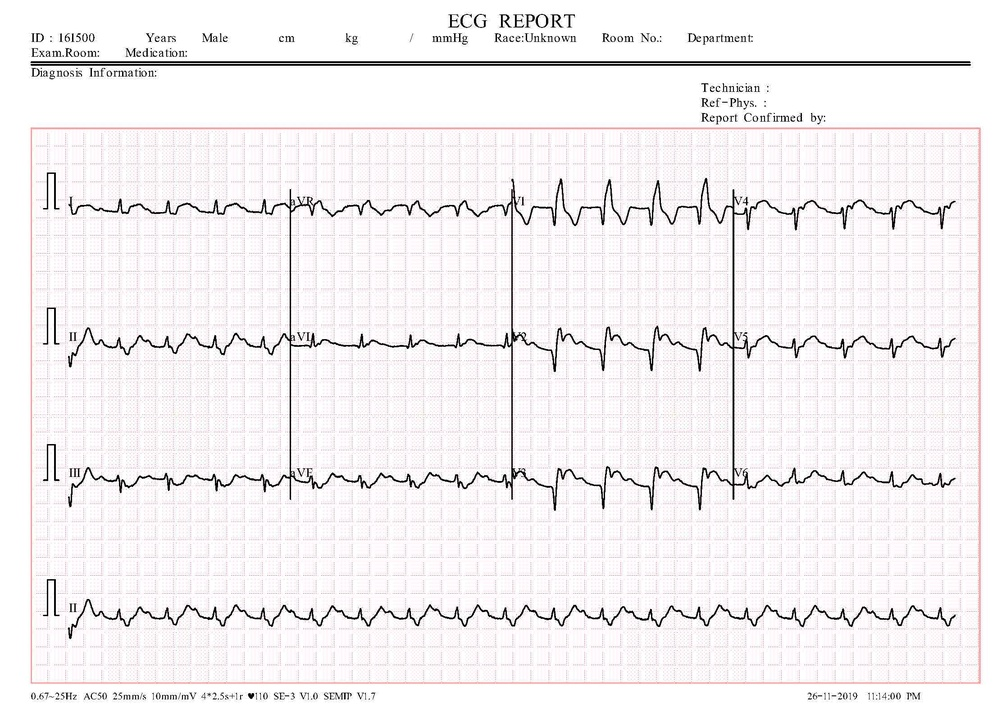
#> input picture data/p1/MI(2).jpg, 997 x 708 px, shrunk from 2213 x 1572 before the run
$ python sign.py
#> lines starting #> are read from the running program, lines starting #| are printed output that depends on the picture; long printed decimals are rounded
import numpy as np
import matplotlib.pyplot as plt
from PIL import Image, ImageEnhance, ImageOps
from scipy.signal import find_peaks

def preprocess_ecg_image(image_path):
    image = Image.open(image_path).convert("L")
    image = ImageEnhance.Contrast(image).enhance(2)
    image = ImageOps.invert(image)
    return np.array(image)

def extract_ecg_signal(image_array):
    return np.mean(image_array, axis=1)

def detect_peaks(ecg_signal, sampling_rate=250):
    peaks, _ = find_peaks(ecg_signal, distance=sampling_rate//2, height=np.mean(ecg_signal))
    rr_intervals = np.diff(peaks) / sampling_rate
    if len(rr_intervals) > 0:
        heart_rate = 60 / np.mean(rr_intervals)
    else:
        heart_rate = 0
    return peaks, rr_intervals, heart_rate

def analyze_ecg(image_path):
    ecg_image = preprocess_ecg_image(image_path)
#> in preprocess_ecg_image, `image = ImageEnhance.Contrast(image).enhance(2)`:
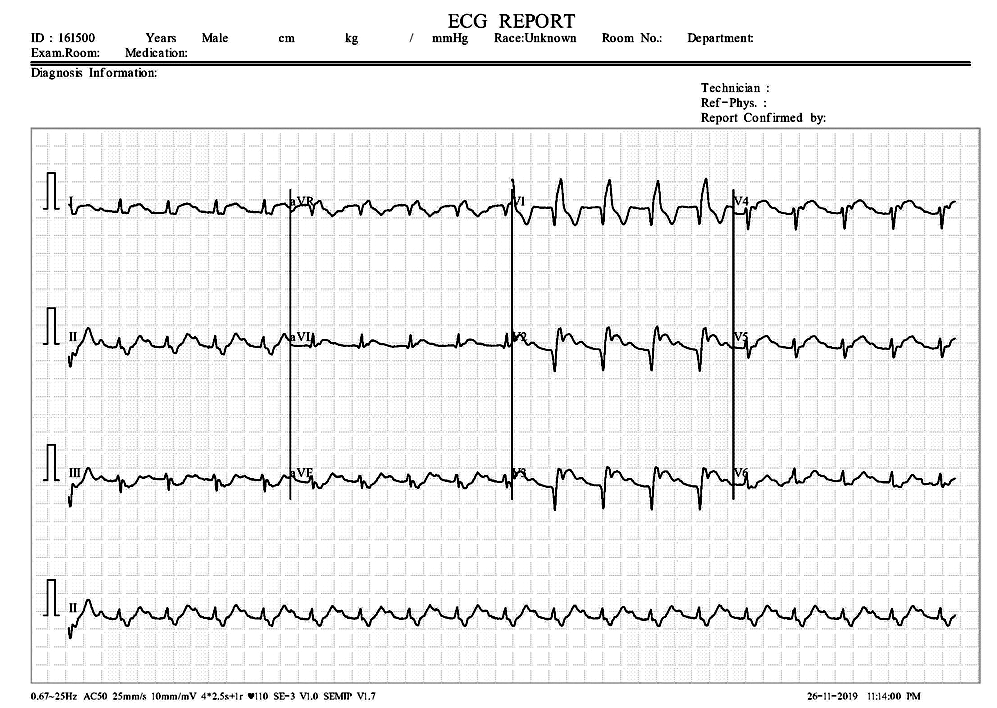
#> image: PIL image 997x708 L; min 0, max 255, mean 239.5
#> in preprocess_ecg_image, `image = ImageOps.invert(image)`:
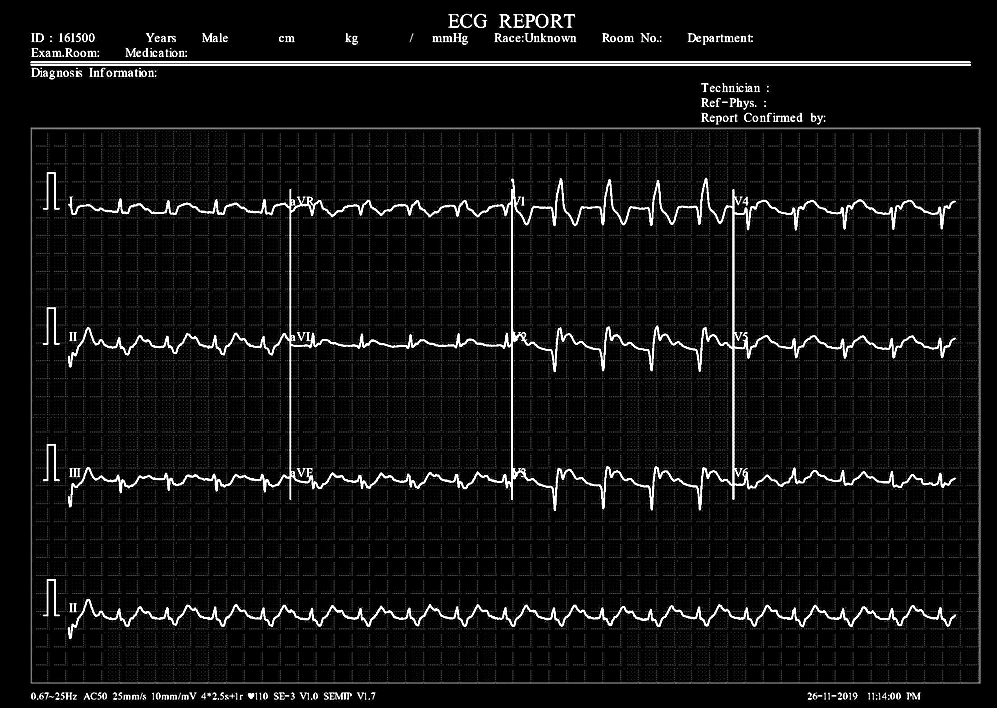
#> image: PIL image 997x708 L; min 0, max 255, mean 15.5
    ecg_signal = extract_ecg_signal(ecg_image)
#> ecg_signal = 708 values, max 240.7 at index 62, min 0 at index 0, mean 15.49
    peaks, rr_intervals, heart_rate = detect_peaks(ecg_signal)
#> in detect_peaks, `peaks, _ = find_peaks(ecg_signal, distance=sampling_rate//2, height=np..`: peaks = [62, 207, 346, 480, 618]
#> in detect_peaks, `rr_intervals = np.diff(peaks) / sampling_rate`: rr_intervals = [0.58, 0.556, 0.536, 0.552]
#> in detect_peaks, `heart_rate = 60 / np.mean(rr_intervals)`: heart_rate = 107.9
#> peaks = [62, 207, 346, 480, 618]; rr_intervals = [0.58, 0.556, 0.536, 0.552]; heart_rate = 107.9
    print(f"Detected Heart Rate: {heart_rate:.2f} BPM")
#| Detected Heart Rate: 107.91 BPM
    print(f"Number of detected beats: {len(peaks)}")
#| Number of detected beats: 5
    print(f"Average RR Interval: {np.mean(rr_intervals) if len(rr_intervals) > 0 else 'N/A'} seconds")
#| Average RR Interval: 0.556 seconds
    print(f"RR Interval Variability: {np.std(rr_intervals) if len(rr_intervals) > 0 else 'N/A'} seconds")
#| RR Interval Variability: 0.01575 seconds
    plt.figure(figsize=(10, 5))
    plt.plot(ecg_signal, label="ECG Signal")
    plt.scatter(peaks, ecg_signal[peaks], color="red", label="Detected Peaks")
    plt.title(f"ECG Signal with Peaks (Heart Rate: {heart_rate:.2f} BPM)")
    plt.xlabel("Time (samples)")
    plt.ylabel("Amplitude")
    plt.legend()
    plt.show()
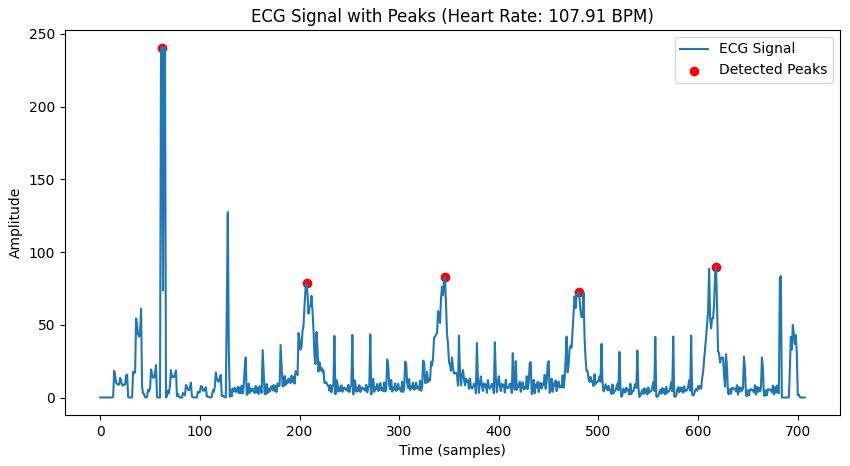
#> figure drawn by matplotlib, 1 panel; curve peaks at x = 62, y = 240.7

analyze_ecg("../data/p1/MI(2).jpg" )

$ run again, with data/p1/MI(100).jpg copied over data/p1/MI(2).jpg
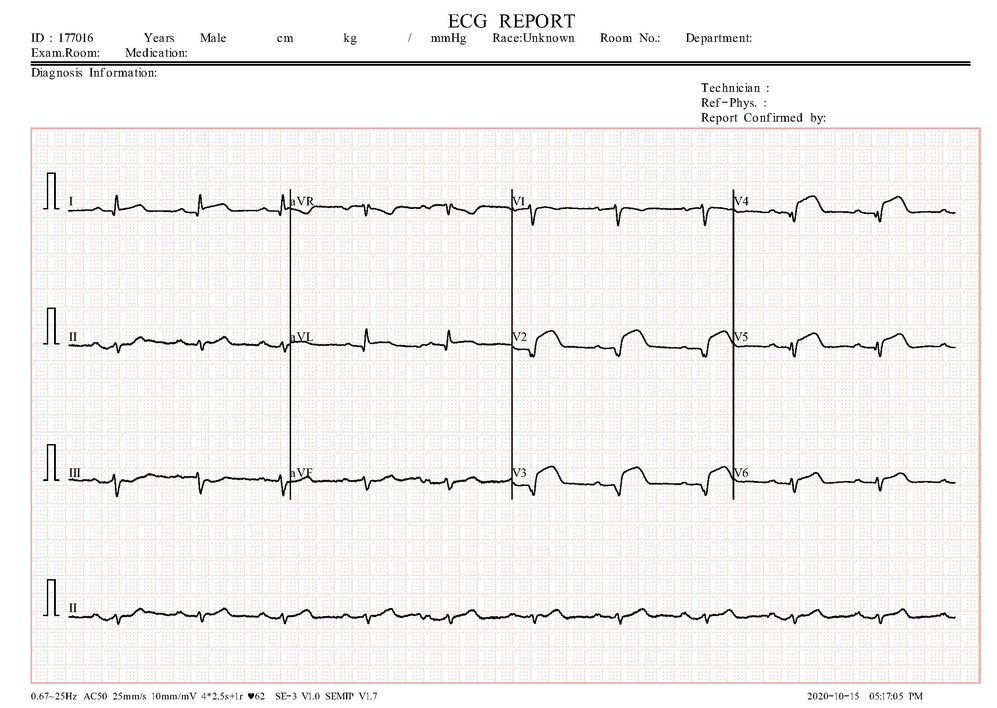
#> input picture data/p1/MI(100).jpg, 997 x 708 px, shrunk from 2213 x 1572 before the run
#> in preprocess_ecg_image, `image = ImageOps.invert(image)`:
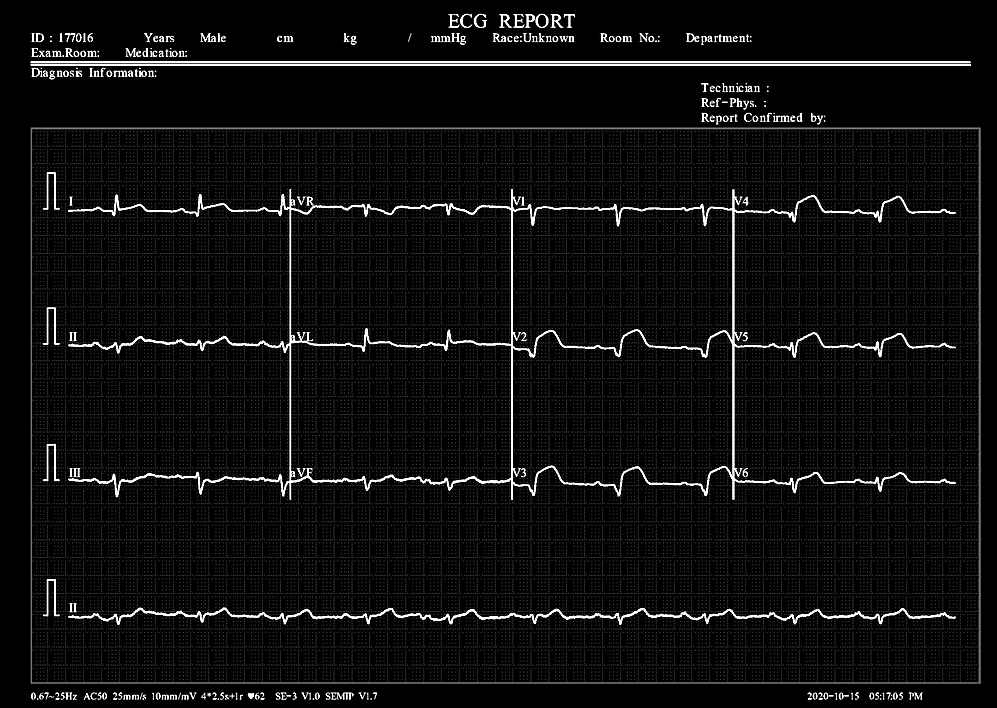
#> image: PIL image 997x708 L; min 0, max 255, mean 14.7
#> ecg_signal = 708 values, max 240.6 at index 62, min 0 at index 0, mean 14.71
#> in detect_peaks, `peaks, _ = find_peaks(ecg_signal, distance=sampling_rate//2, height=np..`: peaks = [62, 208, 346, 481, 616]
#> in detect_peaks, `rr_intervals = np.diff(peaks) / sampling_rate`: rr_intervals = [0.584, 0.552, 0.54, 0.54]
#> in detect_peaks, `heart_rate = 60 / np.mean(rr_intervals)`: heart_rate = 108.3
#> in analyze_ecg, `peaks, rr_intervals, heart_rate = detect_peaks(ecg_signal)`: peaks = [62, 208, 346, 481, 616]; rr_intervals = [0.584, 0.552, 0.54, 0.54]; heart_rate = 108.3
#| Detected Heart Rate: 108.30 BPM
#| Number of detected beats: 5
#| Average RR Interval: 0.554 seconds
#| RR Interval Variability: 0.018 seconds
#> in analyze_ecg, `plt.show()`:
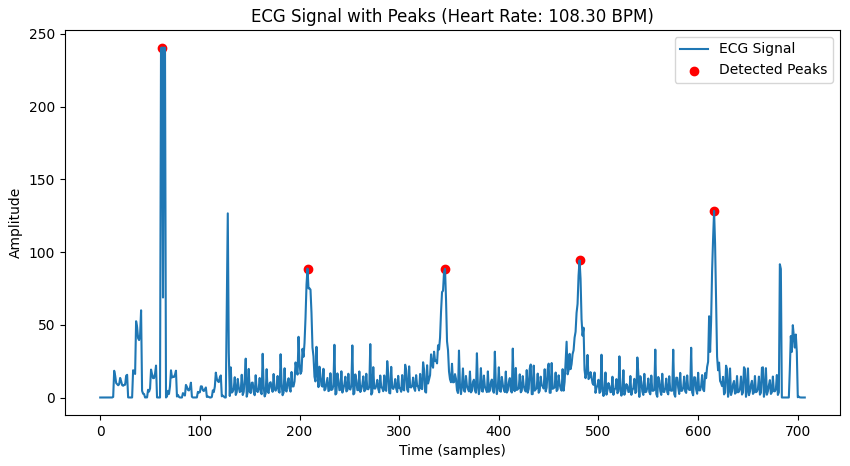
#> figure drawn by matplotlib, 1 panel; curve peaks at x = 62, y = 240.6

$ run again, with data/p1/MI(101).jpg copied over data/p1/MI(2).jpg
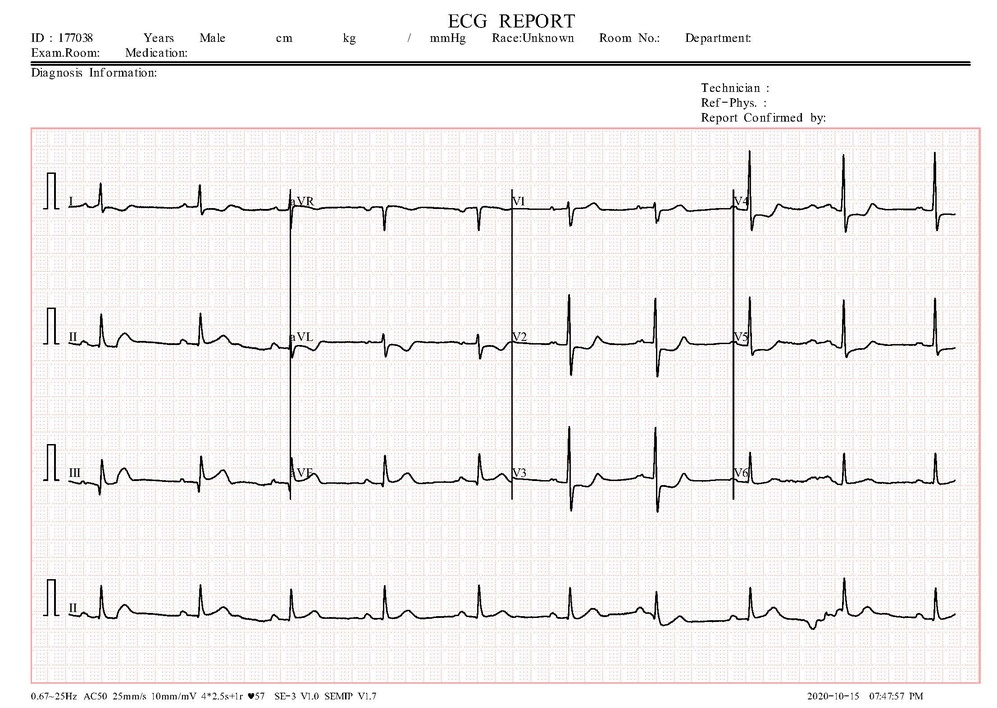
#> input picture data/p1/MI(101).jpg, 997 x 708 px, shrunk from 2213 x 1572 before the run
#> in preprocess_ecg_image, `image = ImageOps.invert(image)`:
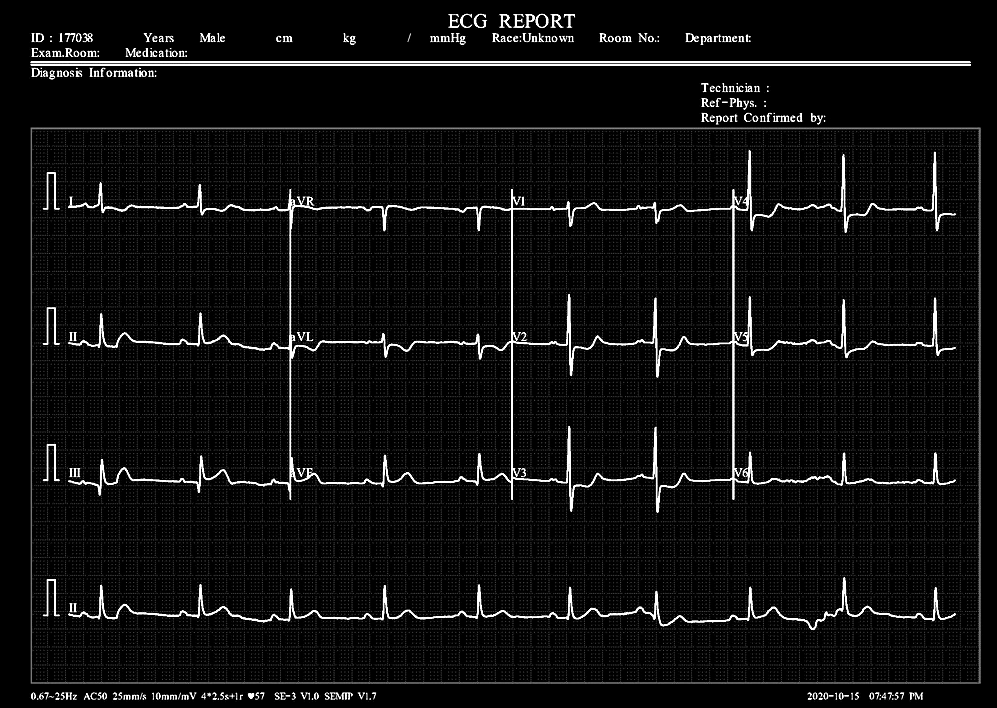
#> image: PIL image 997x708 L; min 0, max 255, mean 15.4
#> ecg_signal = 708 values, max 240.6 at index 62, min 0 at index 0, mean 15.36
#> in detect_peaks, `peaks, _ = find_peaks(ecg_signal, distance=sampling_rate//2, height=np..`: peaks = [62, 208, 343, 482, 682]
#> in detect_peaks, `rr_intervals = np.diff(peaks) / sampling_rate`: rr_intervals = [0.584, 0.54, 0.556, 0.8]
#> in detect_peaks, `heart_rate = 60 / np.mean(rr_intervals)`: heart_rate = 96.77
#> in analyze_ecg, `peaks, rr_intervals, heart_rate = detect_peaks(ecg_signal)`: peaks = [62, 208, 343, 482, 682]; rr_intervals = [0.584, 0.54, 0.556, 0.8]; heart_rate = 96.77
#| Detected Heart Rate: 96.77 BPM
#| Number of detected beats: 5
#| Average RR Interval: 0.62 seconds
#| RR Interval Variability: 0.1051 seconds
#> in analyze_ecg, `plt.show()`:
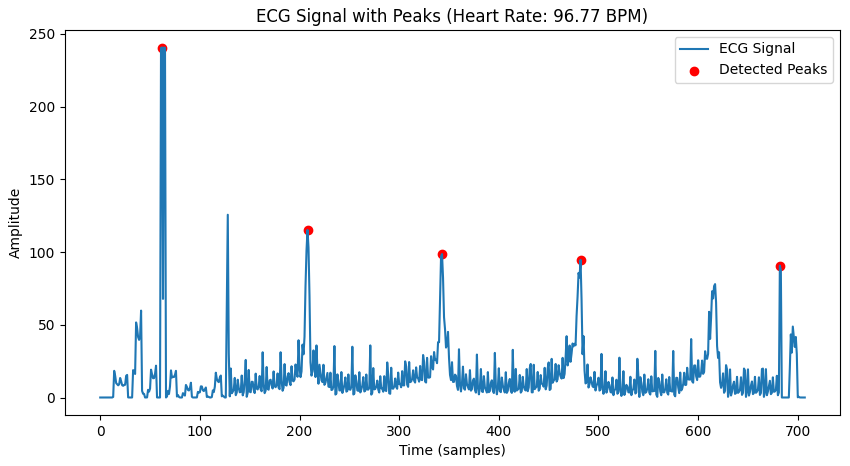
#> figure drawn by matplotlib, 1 panel; curve peaks at x = 62, y = 240.6
